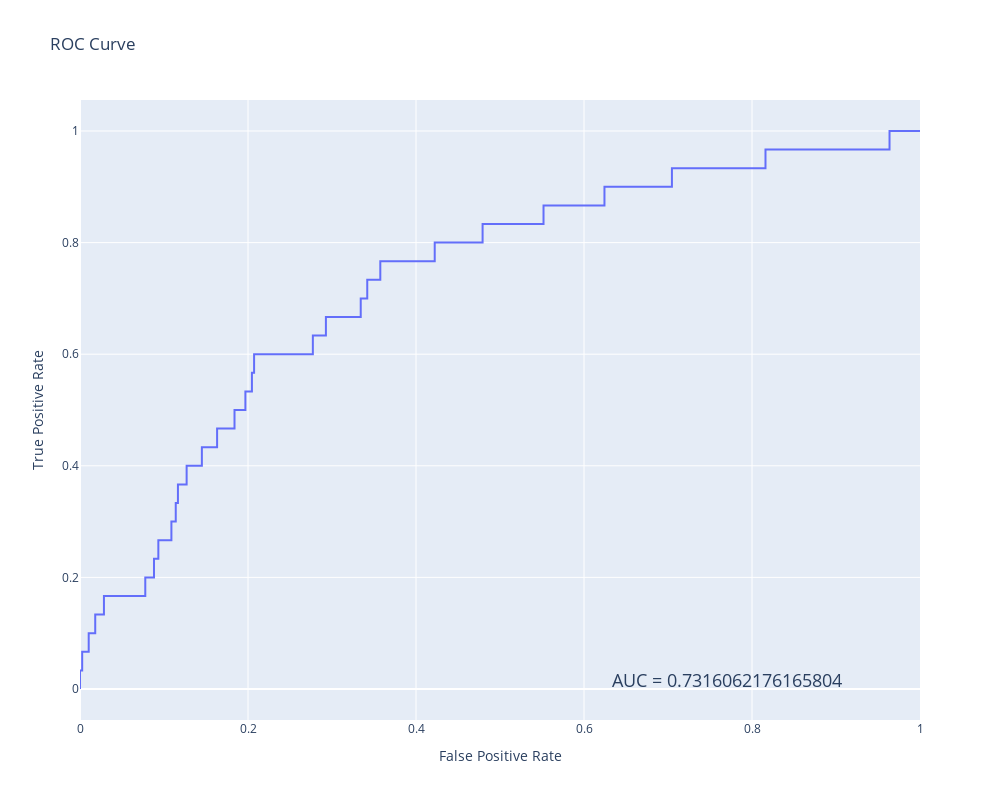

This figure's notebook cell:
### Code cell
pred_prob = model.predict(test_X)

fpr, tpr, proba = roc_curve(test_Y, pred_prob)

fig = px.line(x=fpr, y=tpr, title=f"AUC = {roc_auc_score(test_Y, pred_prob)}")
fig.update_layout(xaxis_title = "False Positive Rate", yaxis_title ="True Positive Rate", title = "ROC Curve", width = 1000, 
                  height = 800)
fig.add_annotation(x=0.77, y=0.016,
            text=f"AUC = {roc_auc_score(test_Y, pred_prob)}",
                               showarrow=False,
    font=dict(
            size=18,
            )
        )

fig.show()

### Figure 1 — Plotly figure (JSON) as saved in the notebook; plotly's stock layout.template omitted (floating-point values rounded to 4 significant figures)
{"data": [{"hovertemplate": "x=%{x}<br>y=%{y}<extra></extra>", "legendgroup": "", "line": {"color": "#636efa", "dash": "solid"}, "marker": {"symbol": "circle"}, "mode": "lines", "name": "", "orientation": "v", "showlegend": false, "type": "scatter", "x": [0, 0, 0.002591, 0.002591, 0.01036, 0.01036, 0.01813, 0.01813, 0.0285, 0.0285, 0.07772, 0.07772, 0.08808, 0.08808, 0.09326, 0.09326, 0.1088, 0.1088, 0.114, 0.114, 0.1166, 0.1166, 0.1269, 0.1269, 0.1451, 0.1451, 0.1632, 0.1632, 0.1839, 0.1839, 0.1969, 0.1969, 0.2047, 0.2047, 0.2073, 0.2073, 0.2772, 0.2772, 0.2927, 0.2927, 0.3342, 0.3342, 0.342, 0.342, 0.3575, 0.3575, 0.4223, 0.4223, 0.4793, 0.4793, 0.5518, 0.5518, 0.6244, 0.6244, 0.7047, 0.7047, 0.8161, 0.8161, 0.9637, 0.9637, 1], "xaxis": "x", "y": [0, 0.03333, 0.03333, 0.06667, 0.06667, 0.1, 0.1, 0.1333, 0.1333, 0.1667, 0.1667, 0.2, 0.2, 0.2333, 0.2333, 0.2667, 0.2667, 0.3, 0.3, 0.3333, 0.3333, 0.3667, 0.3667, 0.4, 0.4, 0.4333, 0.4333, 0.4667, 0.4667, 0.5, 0.5, 0.5333, 0.5333, 0.5667, 0.5667, 0.6, 0.6, 0.6333, 0.6333, 0.6667, 0.6667, 0.7, 0.7, 0.7333, 0.7333, 0.7667, 0.7667, 0.8, 0.8, 0.8333, 0.8333, 0.8667, 0.8667, 0.9, 0.9, 0.9333, 0.9333, 0.9667, 0.9667, 1, 1], "yaxis": "y"}], "layout": {"annotations": [{"font": {"size": 18}, "showarrow": false, "text": "AUC = 0.7316062176165804", "x": 0.77, "y": 0.016}], "height": 800, "legend": {"tracegroupgap": 0}, "title": {"text": "ROC Curve"}, "width": 1000, "xaxis": {"anchor": "y", "domain": [0, 1], "title": {"text": "False Positive Rate"}}, "yaxis": {"anchor": "x", "domain": [0, 1], "title": {"text": "True Positive Rate"}}}}
